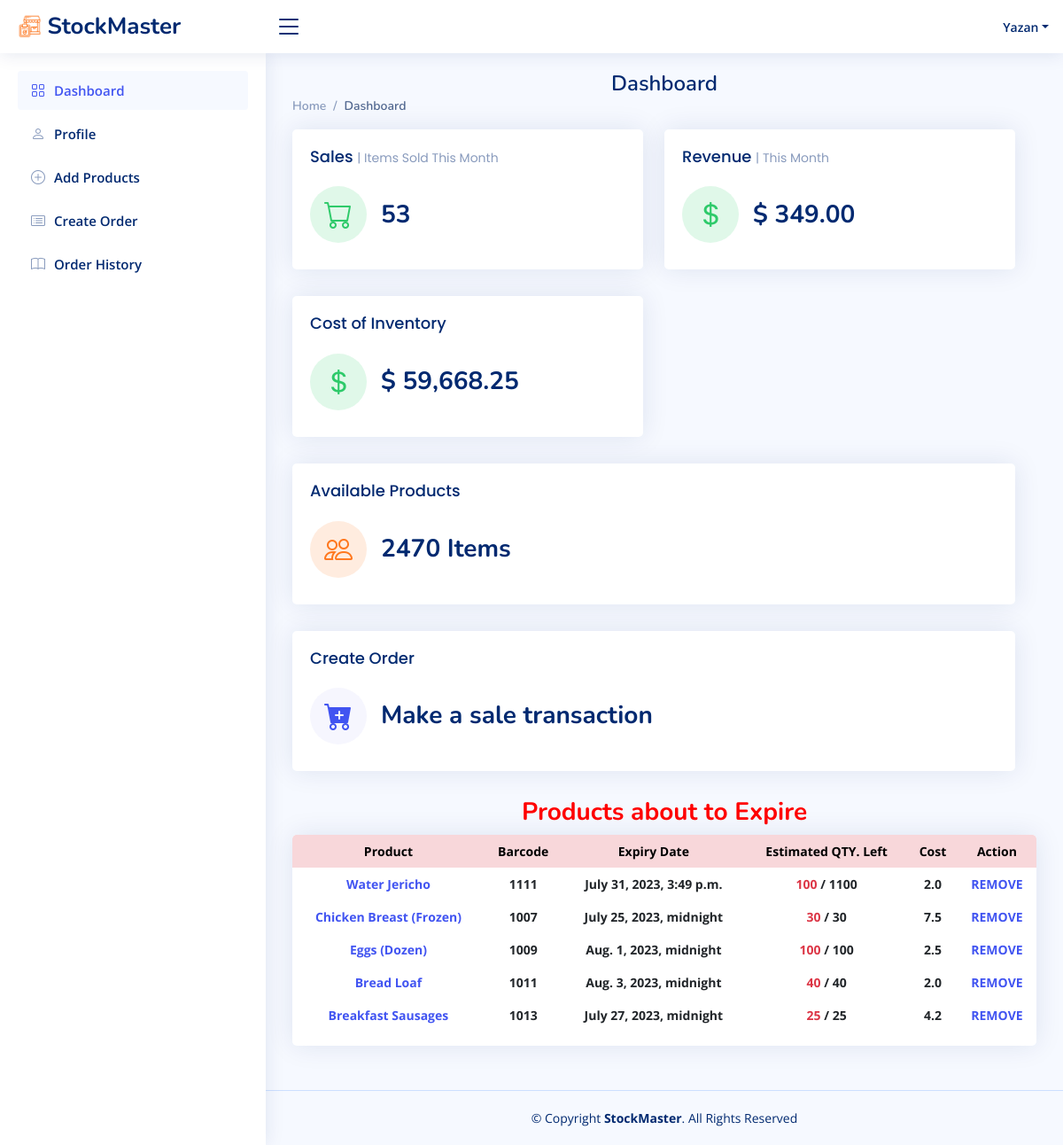
The page /dashboard/ (signed in) on the database its author committed.
### StockMaster_app/models.py (models this page shows)
class User(models.Model):
    f_name = models.CharField(max_length=255)
    l_name = models.CharField(max_length=255)
    s_name = models.CharField(max_length=255)
    email = models.CharField(max_length=255)
    password = models.CharField(max_length=255)
    created_at = models.DateTimeField(auto_now_add=True)
    updated_at = models.DateTimeField(auto_now=True)
    objects = UserManager()

class Prodcut(models.Model):
    p_name = models.CharField(max_length=255)
    p_barcode = models.IntegerField()
    expire_date = models.DateTimeField()
    cost = models.FloatField()
    qty = models.IntegerField()
    user = models.ForeignKey(User, on_delete=models.CASCADE, related_name='products')
    created_at = models.DateTimeField(auto_now_add=True)
    updated_at = models.DateTimeField(auto_now=True)

### StockMaster_app/views.py (the view)
# urls.py: path('dashboard/', views.dashboard, name='dashboard'),
def dashboard(request):
    current_date = timezone.now().date()
    user = check_session(request)
    if user:
        if user:
            products = Prodcut.objects.filter(user=user)
        warning_products = []
        for product in products:
            days_delta = (product.expire_date.date() - current_date).days
            if days_delta <= 10 and product.qty > 0:
                warning_products.append(product)
        warning_products = products_total_qty(warning_products)
        products = Prodcut.objects.filter(user=user)
        total_cost = 0
        formatted_total_cost = '0'
        for product in products:
            total_cost += product.qty * product.cost
            formatted_total_cost = "{:,.2f}".format(total_cost)
        products = Prodcut.objects.filter(user = user)
        orders = Order.objects.filter(user = user)
        print(products)
        total_qty = 0
        for product in products:
            total_qty += product.qty
        total_items_sold = 0
        for order in orders:
            total_items_sold += order.qty_sell
        thirty_days_ago = timezone.now() - timedelta(days=30)
        orders_last_30_days = orders.filter(created_at__gte = thirty_days_ago)
        totalValue_30days = 0
        formatted_totalValue_30days = 0
        for order in orders_last_30_days:
            totalValue_30days += order.totalValue
            formatted_totalValue_30days = "{:,.2f}".format(totalValue_30days)
    else:
        warning_products = formatted_total_cost = total_qty =total_items_sold =formatted_totalValue_30days = 0
    context = {
        'products': warning_products,
        'user' : user,
        'formatted_total_cost' : formatted_total_cost,
        'total_qty': total_qty,
        'total_items_sold' : total_items_sold,
        'formatted_totalValue_30days' : formatted_totalValue_30days,
    }
    return render(request, 'dashboard.html', context)

### StockMaster_app/models.py (called while the page is built)
    @property
    def totalValue(self):
        return self.p_price * self.qty_sell

### StockMaster_app/views.py (called while the page is built)
def check_session(request):
    if request.session.has_key('user') == True:
        user_session = User.objects.get(id=request.session['user'])
    else:
        user_session = False
    return user_session

def  products_total_qty(products):
    product_qty_dictionary = {}
    filtered_list = []
    for item in products:
        if (str(item.p_name) in product_qty_dictionary) == False:
            total = 0
            filtered_products = Prodcut.objects.filter(p_name = item.p_name)
            for product in filtered_products:
                total += product.qty
            setattr(item,'total_qty',total)
            product_qty_dictionary[f"{item.p_name}"] = total
            filtered_list.append(item)
        else:
            setattr(item,'total_qty',product_qty_dictionary[item.p_name])
            filtered_list.append(item)
    return filtered_list

### StockMaster_app/templates/dashboard.html (shortened to what this page needs)
{% load static %}
<!DOCTYPE html>
<html lang="en">
<head>
  <link rel="stylesheet" href="{% static 'vendor/bootstrap/css/bootstrap.min.css' %}">
  <link rel="stylesheet" href="{% static 'vendor/bootstrap-icons/bootstrap-icons.css' %}">
  <link rel="stylesheet" href="{% static 'vendor/boxicons/css/boxicons.min.css' %}">
  <link rel="stylesheet" href="{% static 'vendor/quill/quill.snow.css' %}">
  <link rel="stylesheet" href="{% static 'vendor/quill/quill.bubble.css' %}">
  <link rel="stylesheet" href="{% static 'vendor/remixicon/remixicon.css' %}">
  <link rel="stylesheet" href="{% static 'vendor/simple-datatables/style.css' %}">
  <link rel="stylesheet" href="{% static 'style.css' %}">
</head>
<body>
  <header id="header" class="header fixed-top d-flex align-items-center">
    <div class="d-flex align-items-center justify-content-between">
      <a href="#" class="logo d-flex align-items-center">
        <img src="{% static 'img/logo.png' %}" alt="">
        <span class="d-none d-lg-block">StockMaster</span>
      </a>
      <i class="bi bi-list toggle-sidebar-btn"></i>
    </div>
    <nav class="header-nav ms-auto">
      <ul class="d-flex align-items-center">
        <li class="nav-item dropdown pe-3">
          <a class="nav-link nav-profile d-flex align-items-center pe-0" href="#" data-bs-toggle="dropdown">
            <span class="d-none d-md-block dropdown-toggle ps-2">{{user.f_name}}</span>
          </a>
        </li>
      </ul>
    </nav>
  </header>
  {% if user %}
  <aside id="sidebar" class="sidebar">
    <ul class="sidebar-nav" id="sidebar-nav">
      <li class="nav-item">
        <a class="nav-link " href="/dashboard">
          <i class="bi bi-grid"></i>
          <span>Dashboard</span>
        </a>
      </li>
      <li class="nav-item">
        <a class="nav-link collapsed" href="/dashboard/profile">
          <i class="bi bi-person"></i>
          <span>Profile</span>
        </a>
      </li>
      <li class="nav-item">
        <a class="nav-link collapsed" href="/display_products">
          <i class="bi bi-plus-circle"></i>
          <span>Add Products</span>
        </a>
      </li>
      <li class="nav-item">
        <a class="nav-link collapsed" href="/order_page">
          <i class="bi bi-card-list"></i>
          <span>Create Order</span>
        </a>
      </li>
      <li class="nav-item">
        <a class="nav-link collapsed" href="{% url 'SM_app:display_orders_page' %}">
          <i class="bi bi-book"></i>
          <span>Order History</span>
        </a>
      </li>
    </ul>
  </aside>
  <main id="main" class="main">
    <div class="pagetitle">
      <h1>Dashboard</h1>
      <nav>
        <ol class="breadcrumb">
          <li class="breadcrumb-item"><a href="/dashboard">Home</a></li>
          <li class="breadcrumb-item active">Dashboard</li>
        </ol>
      </nav>
    </div>
    <section class="section dashboard">
      <div class="row">
        <div class="row">
          <div class="col-xxl-4 col-md-6">
            <div class="card info-card revenue-card">
              <div class="card-body">
                <h5 class="card-title">Sales <span>| Items Sold This Month</span></h5>
                <div class="d-flex align-items-center">
                  <div class="card-icon rounded-circle d-flex align-items-center justify-content-center">
                    <i class="bi bi-cart"></i>
                  </div>
                  <div class="ps-3">
                    <h6>{{total_items_sold}}</h6>
                  </div>
                </div>
              </div>
            </div>
          </div>
          <div class="col-xxl-4 col-md-6">
            <div class="card info-card revenue-card">
              <div class="card-body">
                <h5 class="card-title">Revenue <span>| This Month</span></h5>
                <div class="d-flex align-items-center">
                  <div class="card-icon rounded-circle d-flex align-items-center justify-content-center">
                    <i class="bi bi-currency-dollar"></i>
                  </div>
                  <div class="ps-3">
                    <h6> $ {{formatted_totalValue_30days}} </h6>
                  </div>
                </div>
              </div>
            </div>
          </div>
          <div class="col-xxl-4 col-md-6">
            <div class="card info-card revenue-card">
              <div class="card-body">
                <h5 class="card-title">Cost of Inventory</h5>
                <div class="d-flex align-items-center">
                  <div class="card-icon rounded-circle d-flex align-items-center justify-content-center">
                    <i class="bi bi-currency-dollar"></i>
                  </div>
                  <div class="ps-3">
                    <h6>$ {{ formatted_total_cost }}</h6>
                  </div>
                </div>
              </div>
            </div>
          </div>
        </div>
        <div class="row">
          <div class="col-xxl-4 col-xl-12">
            <a href="/all_product">
              <div class="card info-card customers-card">
                <div class="card-body">
                  <h5 class="card-title">Available Products</span></h5>
                  <div class="d-flex align-items-center">
                    <div class="card-icon rounded-circle d-flex align-items-center justify-content-center">
                      <i class="bi bi-people"></i>
                    </div>
                    <div class="ps-3">
                      <h6>{{ total_qty }} Items</h6>
                    </div>
                  </div>
                </div>
              </div>
            </a>
          </div>
          <div class="col-xxl-4 col-xl-12">
            <a href="/order_page">
              <div class="card info-card sales-card">
                <div class="card-body">
                  <h5 class="card-title">Create Order</span></h5>
                  <div class="d-flex align-items-center">
                    <div class="card-icon rounded-circle d-flex align-items-center justify-content-center">
                      <i class="bi bi-cart-plus-fill"></i>
                    </div>
                    <div class="ps-3">
                      <h6>Make a sale transaction</h6>
                    </div>
                  </div>
                </div>
            </a>
          </div>
        </div>
      </div>
      <h3>
        <strong>Products about to Expire</strong>
      </h3>
      <div class="col-12">
        <div class="card top-selling overflow-auto">
          <div>
            <table class="table table-borderless">
              <thead>
                <tr class="table-danger">
                  <th scope="col">Product</th>
                  <th scope="col">Barcode</th>
                  <th scope="col">Expiry Date</th>
                  <th scope="col">Estimated QTY. Left</th>
                  <th scope="col">Cost</th>
                  <th scope="col">Action</th>
                </tr>
              </thead>
              <tbody>
                {% for product in products %}
                <tr>
                  <th scope="row">
                    <a href="#">{{ product.p_name }}</a>
                  </th>
                  <td class="fw-bold">{{ product.p_barcode }}</td>
                  <td class="fw-bold">{{ product.expire_date }}</td>
                  <td class="fw-bold"><span class="text-danger">{{ product.qty }}</span> / {{ product.total_qty }} </td>
                  <td class="fw-bold">{{ product.cost }}</td>
                  <td class="fw-bold">
                    <a href="{% url 'SM_app:remove_product_process' product_id=product.id %}">REMOVE</a>
                  </td>
                </tr>
                {% endfor %}
              </tbody>
            </table>
          </div>
        </div>
      </div>
    </section>
  </main>
  <footer id="footer" class="footer">
    <div class="copyright">
      &copy; Copyright <strong><span>StockMaster</span></strong>. All Rights Reserved
    </div>
  </footer>
  {% endif %}
</body>
</html>

### StockMaster_app/static/style.css (style rules this page uses)
:root { scroll-behavior: smooth; }
body { font-family: "Open Sans", sans-serif; background: #f6f9ff; color: #444444; }
a { color: #4154f1; text-decoration: none; }
h1, h2, h3, h4, h5, h6 { font-family: "Nunito", sans-serif; }
#main { margin-top: 60px; padding: 20px 30px; transition: all 0.3s; }
.pagetitle { margin-bottom: 10px; }
.pagetitle h1 { font-size: 24px; margin-bottom: 0; font-weight: 600; color: #012970; }
.card { margin-bottom: 30px; border: none; border-radius: 5px; box-shadow: 0px 0 30px rgba(1, 41, 112, 0.1); }
.card-title { padding: 20px 0 15px 0; font-size: 18px; font-weight: 500; color: #012970; font-family: "Poppins", sans-serif; }
.card-title span { color: #899bbd; font-size: 14px; font-weight: 400; }
.card-body { padding: 0 20px 20px 20px; }
.breadcrumb { font-size: 14px; font-family: "Nunito", sans-serif; color: #899bbd; font-weight: 600; }
.breadcrumb a { color: #899bbd; transition: 0.3s; }
.breadcrumb .breadcrumb-item::before { color: #899bbd; }
.breadcrumb .active { color: #51678f; font-weight: 600; }
.logo { line-height: 1; }
@media (min-width: 1200px) { .logo { width: 280px; } }
.logo img { max-height: 26px; margin-right: 6px; }
.logo span { font-size: 26px; font-weight: 700; color: #012970; font-family: "Nunito", sans-serif; }
.header { transition: all 0.5s; z-index: 997; height: 60px; box-shadow: 0px 2px 20px rgba(1, 41, 112, 0.1); background-color: #fff; padding-left: 20px; }
.header .toggle-sidebar-btn { font-size: 32px; padding-left: 10px; cursor: pointer; color: #012970; }
.header-nav ul { list-style: none; }
.header-nav>ul { margin: 0; padding: 0; }
.header-nav .nav-profile { color: #012970; }
.header-nav .nav-profile span { font-size: 14px; font-weight: 600; }
.sidebar { position: fixed; top: 60px; left: 0; bottom: 0; width: 300px; z-index: 996; transition: all 0.3s; padding: 20px; overflow-y: auto; scrollbar-width: thin; scrollbar-color: #aab7cf transparent; box-shadow: 0px 0px 20px rgba(1, 41, 112, 0.1); background-color: #fff; }
@media (min-width: 1200px) { #main, #footer { margin-left: 300px; } }
.sidebar-nav { padding: 0; margin: 0; list-style: none; }
.sidebar-nav li { padding: 0; margin: 0; list-style: none; }
.sidebar-nav .nav-item { margin-bottom: 5px; }
.sidebar-nav .nav-link { display: flex; align-items: center; font-size: 15px; font-weight: 600; color: #4154f1; transition: 0.3; background: #f6f9ff; padding: 10px 15px; border-radius: 4px; }
.sidebar-nav .nav-link i { font-size: 16px; margin-right: 10px; color: #4154f1; }
.sidebar-nav .nav-link.collapsed { color: #012970; background: #fff; }
.sidebar-nav .nav-link.collapsed i { color: #899bbd; }
.dashboard .info-card { padding-bottom: 10px; }
.dashboard .info-card h6 { font-size: 28px; color: #012970; font-weight: 700; margin: 0; padding: 0; }
.dashboard .card-icon { font-size: 32px; line-height: 0; width: 64px; height: 64px; flex-shrink: 0; flex-grow: 0; }
.dashboard .sales-card .card-icon { color: #4154f1; background: #f6f6fe; }
.dashboard .revenue-card .card-icon { color: #2eca6a; background: #e0f8e9; }
.dashboard .customers-card .card-icon { color: #ff771d; background: #ffecdf; }
.dashboard .top-selling { font-size: 14px; }
.dashboard .top-selling .table thead { background: #f6f6fe; }
.dashboard .top-selling .table thead th { border: 0; }
.dashboard .top-selling .table tbody td { vertical-align: middle; }
.footer { padding: 20px 0; font-size: 14px; transition: all 0.3s; border-top: 1px solid #cddfff; }
.footer .copyright { text-align: center; color: #012970; }

### StockMaster_app/templates/dashboard.html (style rules this page uses)
h1, h3 { text-align: center; color: red; }
.col-12 { text-align: center; }

### rows shown on the page
User: f_name "Yazan"
Prodcut: p_name "Water Jericho", p_barcode "1111", expire_date "July 31, 2023, 3:49 p.m.", qty "100", total_qty "1100", cost "2.0"
Prodcut: p_name "Chicken Breast (Frozen)", p_barcode "1007", expire_date "July 25, 2023, midnight", qty "30", total_qty "30", cost "7.5"
Prodcut: p_name "Eggs (Dozen)", p_barcode "1009", expire_date "Aug. 1, 2023, midnight", qty "100", total_qty "100", cost "2.5"
Prodcut: p_name "Bread Loaf", p_barcode "1011", expire_date "Aug. 3, 2023, midnight", qty "40", total_qty "40", cost "2.0"
Prodcut: p_name "Breakfast Sausages", p_barcode "1013", expire_date "July 27, 2023, midnight", qty "25", total_qty "25", cost "4.2"

### other values the page prints
{{ total_items_sold }} "53"
{{ total_qty }} "2470"
